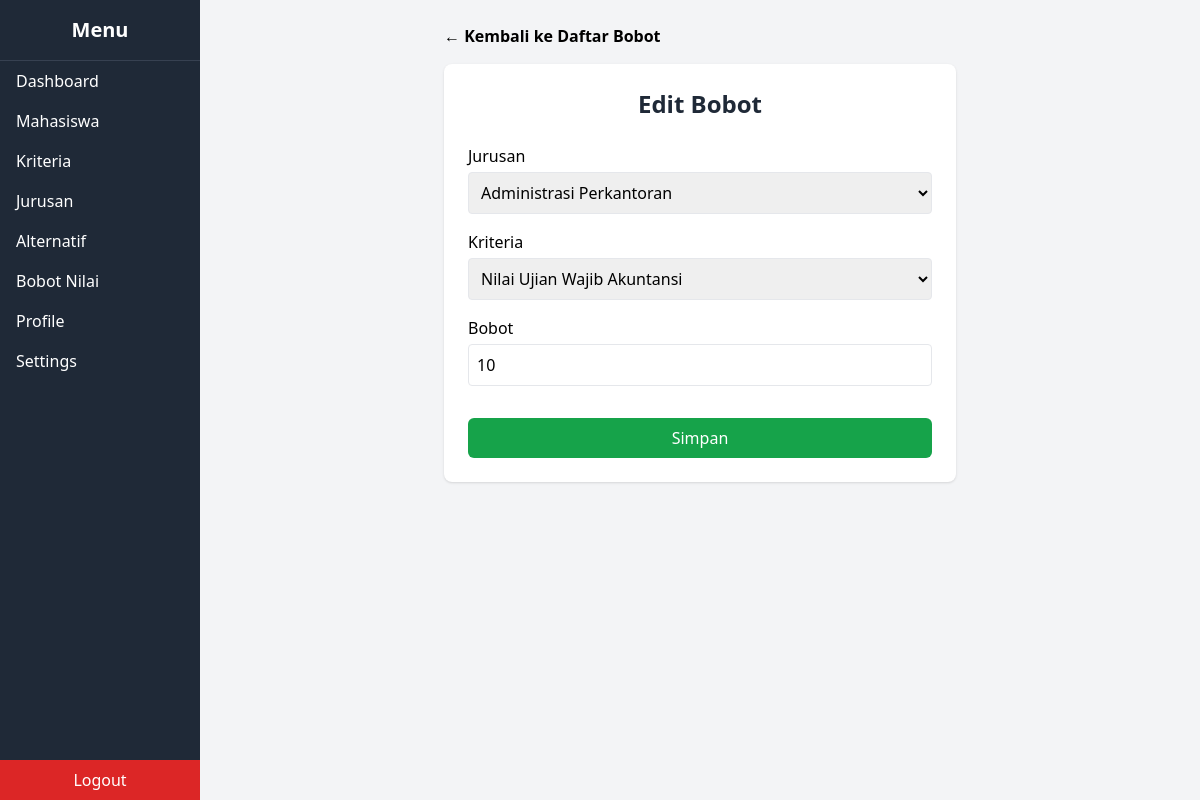
Page /bobot/edit/26 on the committed database.
### tables this page shows
CREATE TABLE `bobot_jurusan` (
  `id_bobot` int NOT NULL,
  `id_jurusan` int DEFAULT NULL,
  `id_kriteria` int DEFAULT NULL,
  `bobot` int DEFAULT NULL
);

CREATE TABLE `jurusan` (
  `id_jurusan` int NOT NULL,
  `nama` varchar(100) DEFAULT NULL
);

CREATE TABLE `kriteria` (
  `id_kriteria` int NOT NULL,
  `kode` varchar(5) DEFAULT NULL,
  `nama` varchar(100) DEFAULT NULL,
  `sifat` enum('benefit','cost') DEFAULT 'benefit'
);

### application/controllers/Bobot.php (called while the page is built, shortened)
<?php
class Bobot extends CI_Controller
{
    public function __construct()
    {
        $this->load->model('Bobot_model');
        $this->load->model('Jurusan_model');
        $this->load->model('Kriteria_model');
    }
    public function edit($id)
    {
        $data['bobot'] = $this->Bobot_model->get_by_id($id);
        $data['jurusan'] = $this->Jurusan_model->get_all();
        $data['kriteria'] = $this->Kriteria_model->get_all();
        $this->load->view('templates/header_dashboard');
        $this->load->view('bobot/edit', $data);
        $this->load->view('templates/footer_dashboard');
    }
}

### index.php (called while the page is built, shortened)
<?php
require_once BASEPATH.'core/CodeIgniter.php';

### application/models/Jurusan_model.php (called while the page is built, shortened)
<?php
class Jurusan_model extends CI_Model
{
    public function get_all()
    {
        return $this->db->get('jurusan')->result();
    }
}

### application/models/Bobot_model.php (called while the page is built, shortened)
<?php
class Bobot_model extends CI_Model
{
    public function get_by_id($id)
    {
        $this->db->select('bobot_jurusan.*, jurusan.nama as jurusan, kriteria.nama as kriteria');
        $this->db->from('bobot_jurusan');
        $this->db->join('jurusan', 'jurusan.id_jurusan = bobot_jurusan.id_jurusan');
        $this->db->join('kriteria', 'kriteria.id_kriteria = bobot_jurusan.id_kriteria');
        $this->db->where('id_bobot', $id);
        return $this->db->get()->row();
    }
}

### application/models/Kriteria_model.php (called while the page is built, shortened)
<?php
class Kriteria_model extends CI_Model
{
    public function get_all()
    {
        return $this->db->get('kriteria')->result();
    }
}

### application/views/bobot/edit.php (the view)
<div class="max-w-lg mx-auto">
  <a href="<?= base_url('bobot') ?>" class="inline-block mb-4 text-black hover:text-blue-600 font-semibold">
    &larr; Kembali ke Daftar Bobot
  </a>
</div>
<div class="p-6 max-w-lg mx-auto bg-white rounded-lg shadow">
  <h1 class="text-2xl font-bold text-gray-800 mb-6 text-center">Edit Bobot</h1>
  <form method="post" class="space-y-4">
    <div>
      <label class="block font-medium mb-1">Jurusan</label>
      <select name="id_jurusan" class="w-full border rounded p-2">
        <?php foreach ($jurusan as $j): ?>
          <option value="<?= $j->id_jurusan ?>" <?= $bobot->id_jurusan == $j->id_jurusan ? 'selected' : '' ?>>
            <?= $j->nama ?>
          </option>
        <?php endforeach; ?>
      </select>
    </div>
    <div>
      <label class="block font-medium mb-1">Kriteria</label>
      <select name="id_kriteria" class="w-full border rounded p-2">
        <?php foreach ($kriteria as $k): ?>
          <option value="<?= $k->id_kriteria ?>" <?= $bobot->id_kriteria == $k->id_kriteria ? 'selected' : '' ?>>
            <?= $k->nama ?>
          </option>
        <?php endforeach; ?>
      </select>
    </div>
    <div>
      <label class="block font-medium mb-1">Bobot</label>
      <input
        type="number"
        name="bobot"
        value="<?= $bobot->bobot ?>"
        class="w-full border rounded p-2"
        required>
    </div>
    <div class="pt-4">
      <button type="submit"
        class="w-full bg-green-600 hover:bg-green-700 text-white font-medium px-4 py-2 rounded-md transition duration-200 ease-in-out focus:outline-none focus:ring-2 focus:ring-yellow-500 focus:ring-offset-2">
        Simpan
      </button>
    </div>
  </form>
</div>

### rows in the picture
bobot_jurusan: id_jurusan "Administrasi Perkantoran", id_kriteria "Nilai Ujian Wajib Akuntansi", bobot "10"
